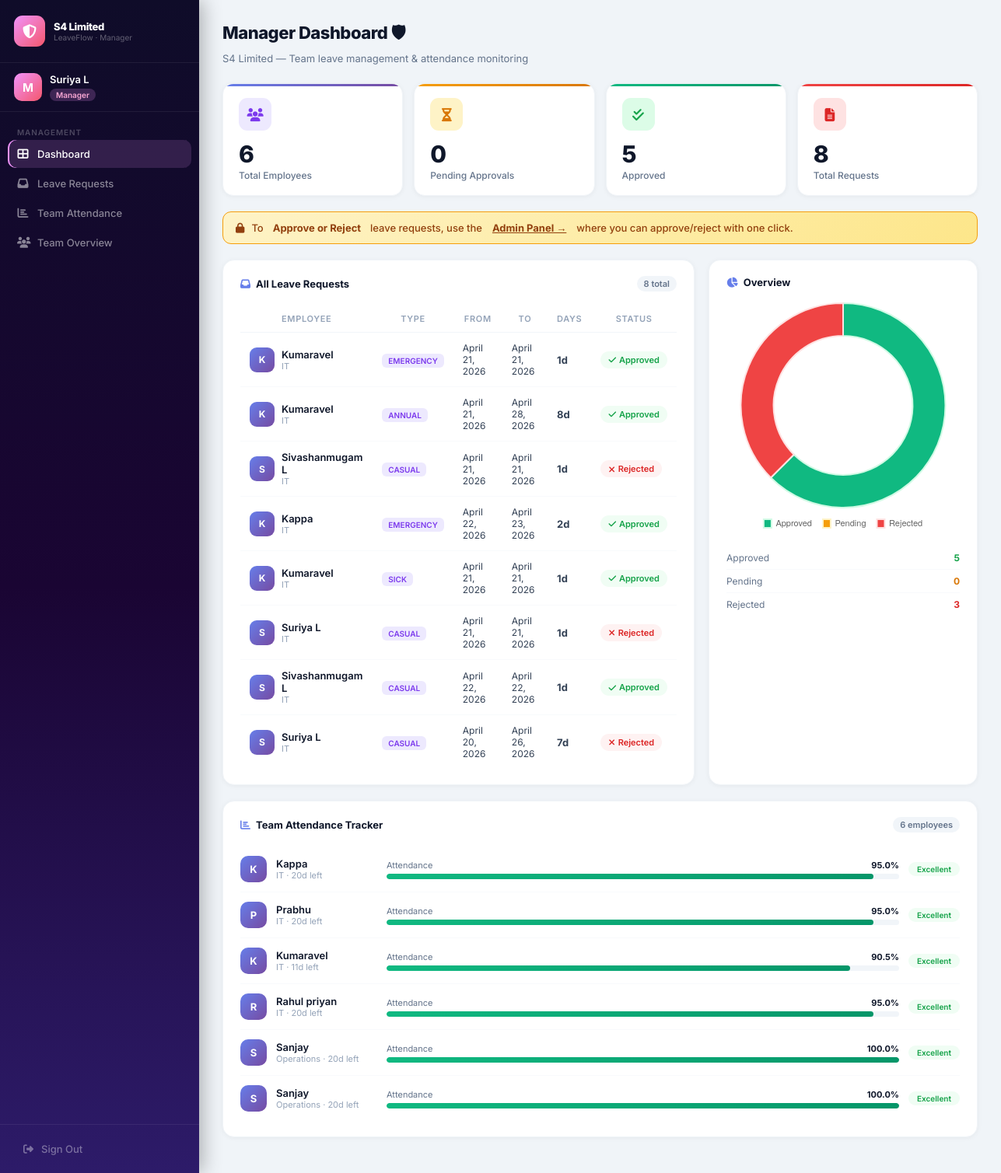
/manager/ (signed in), run on the app's committed database.
### employees/models.py (models this page shows, shortened)
class Employee(models.Model):
    ROLE_CHOICES  = [('EMPLOYEE','Employee'),('MANAGER','Manager')]
    DEPT_CHOICES  = [('IT','IT'),('HR','HR'),('Finance','Finance'),
                     ('Operations','Operations'),('Marketing','Marketing')]
    name               = models.CharField(max_length=100)
    email              = models.EmailField(unique=True)
    password           = models.CharField(max_length=100)
    role               = models.CharField(max_length=10, choices=ROLE_CHOICES)
    department         = models.CharField(max_length=20, choices=DEPT_CHOICES, default='IT')
    attendance_percent = models.FloatField(default=95.0)
    leave_balance      = models.IntegerField(default=20)
    joined_date        = models.DateField(null=True, blank=True)

class LeaveRequest(models.Model):
    STATUS_CHOICES = [('PENDING','Pending'),('APPROVED','Approved'),('REJECTED','Rejected')]
    LEAVE_TYPES    = [('SICK','Sick Leave'),('CASUAL','Casual Leave'),
                      ('ANNUAL','Annual Leave'),('EMERGENCY','Emergency')]
    employee   = models.ForeignKey(Employee, on_delete=models.CASCADE)
    leave_type = models.CharField(max_length=15, choices=LEAVE_TYPES, default='CASUAL')
    start_date = models.DateField()
    end_date   = models.DateField()
    reason     = models.TextField()
    status     = models.CharField(max_length=10, choices=STATUS_CHOICES, default='PENDING')
    applied_on = models.DateField(null=True, blank=True, auto_now_add=True)
    def days(self):
        return (self.end_date - self.start_date).days + 1

### employees/views.py (the view)
# urls.py: path('manager/',                      views.manager_dashboard,  name='manager_dashboard'),
def manager_dashboard(request):
    if request.session.get('role') != 'MANAGER':
        return redirect('login')
    leaves         = LeaveRequest.objects.all().select_related('employee').order_by('-id')
    employees      = Employee.objects.filter(role='EMPLOYEE')
    pending_count  = leaves.filter(status='PENDING').count()
    approved_count = leaves.filter(status='APPROVED').count()
    rejected_count = leaves.filter(status='REJECTED').count()
    return render(request, 'manager_dashboard.html', {
        'leaves': leaves, 'employees': employees,
        'pending_count': pending_count,
        'approved_count': approved_count,
        'rejected_count': rejected_count,
        'total_leaves': leaves.count(),
        'total_emp': employees.count(),
        'name': request.session.get('name'),
    })

### employees/templates/manager_dashboard.html (shortened to what this page needs)
<!DOCTYPE html>
<html lang="en">
<head>
<link href="https://cdnjs.cloudflare.com/ajax/libs/font-awesome/6.4.0/css/all.min.css" rel="stylesheet">
</head>
<body>
<div class="sb">
  <div class="sb-hd">
    <div class="sb-logo"><i class="fas fa-shield-alt"></i></div>
    <div><div class="sb-co">S4 Limited</div><div class="sb-tag">LeaveFlow &middot; Manager</div></div>
  </div>
  <div class="sb-user">
    <div class="sb-av">M</div>
    <div><div class="sb-un">{{ name }}</div><div class="sb-badge">Manager</div></div>
  </div>
  <div class="sb-nav">
    <div class="sb-lbl">Management</div>
    <a href="{% url 'manager_dashboard' %}" class="sb-a on"><i class="fas fa-th-large"></i>Dashboard</a>
    <a href="#requests"    class="sb-a"><i class="fas fa-inbox"></i>Leave Requests
      {% if pending_count > 0 %}<span class="pend-pill">{{ pending_count }}</span>{% endif %}</a>
    <a href="#attendance"  class="sb-a"><i class="fas fa-chart-bar"></i>Team Attendance</a>
    <a href="#team"        class="sb-a"><i class="fas fa-users"></i>Team Overview</a>
  </div>
  <div class="sb-ft"><a href="{% url 'logout' %}" class="sb-out"><i class="fas fa-sign-out-alt"></i>Sign Out</a></div>
</div>
<div class="main">
  <div class="topbar">
    <div>
      <div class="pg-title">Manager Dashboard &#128737;</div>
      <div class="pg-sub">S4 Limited &mdash; Team leave management &amp; attendance monitoring</div>
    </div>
  </div>
  <div class="kpis">
    <div class="kpi k1"><div class="kpi-ic ki1"><i class="fas fa-users"></i></div>
      <div class="kpi-v">{{ total_emp }}</div><div class="kpi-l">Total Employees</div></div>
    <div class="kpi k3"><div class="kpi-ic ki3"><i class="fas fa-hourglass-half"></i></div>
      <div class="kpi-v">{{ pending_count }}</div><div class="kpi-l">Pending Approvals</div></div>
    <div class="kpi k2"><div class="kpi-ic ki2"><i class="fas fa-check-double"></i></div>
      <div class="kpi-v">{{ approved_count }}</div><div class="kpi-l">Approved</div></div>
    <div class="kpi k4"><div class="kpi-ic ki4"><i class="fas fa-file-alt"></i></div>
      <div class="kpi-v">{{ total_leaves }}</div><div class="kpi-l">Total Requests</div></div>
  </div>
  <div class="admin-notice">
    <i class="fas fa-lock"></i>
    To <strong style="margin:0 3px">Approve or Reject</strong> leave requests, use the
    <a href="/admin/employees/leaverequest/" style="color:#92400e;font-weight:700;margin:0 4px">Admin Panel &rarr;</a>
    where you can approve/reject with one click.
  </div>
  <div class="two-grid" id="requests">
    <div class="card" style="margin-bottom:0">
      <div class="card-hd">
        <div class="card-title"><i class="fas fa-inbox"></i>All Leave Requests</div>
        {% if pending_count > 0 %}<span style="background:#fffbeb;color:#d97706;font-size:11px;padding:3px 9px;border-radius:20px;font-weight:600">{{ pending_count }} pending</span>
        {% else %}<span class="cnt">{{ total_leaves }} total</span>{% endif %}
      </div>
      <table>
        <thead><tr>
          <th class="th">Employee</th><th class="th">Type</th>
          <th class="th">From</th><th class="th">To</th>
          <th class="th">Days</th><th class="th">Status</th>
        </tr></thead>
        <tbody>
        {% for leave in leaves %}
        <tr>
          <td class="td">
            <div class="emp-cell">
              <div class="emp-av">{{ leave.employee.name|first }}</div>
              <div><div class="emp-nm">{{ leave.employee.name }}</div><div class="emp-dep">{{ leave.employee.department }}</div></div>
            </div>
          </td>
          <td class="td"><span class="lt">{{ leave.leave_type }}</span></td>
          <td class="td" style="font-size:12px">{{ leave.start_date }}</td>
          <td class="td" style="font-size:12px">{{ leave.end_date }}</td>
          <td class="td"><strong>{{ leave.days }}d</strong></td>
          <td class="td">
            {% if leave.status == 'APPROVED' %}<span class="st st-a"><i class="fas fa-check"></i>Approved</span>
            {% elif leave.status == 'REJECTED' %}<span class="st st-r"><i class="fas fa-times"></i>Rejected</span>
            {% else %}<span class="st st-p"><i class="fas fa-clock"></i>Pending</span>{% endif %}
          </td>
        </tr>
        {% empty %}
        <tr><td colspan="6"><div class="empty"><i class="fas fa-inbox"></i>No requests found.</div></td></tr>
        {% endfor %}
        </tbody>
      </table>
    </div>
    <div class="card" style="margin-bottom:0">
      <div class="card-hd"><div class="card-title"><i class="fas fa-chart-pie"></i>Overview</div></div>
      <canvas id="donut" height="210"></canvas>
      <div style="margin-top:14px">
        <div style="display:flex;justify-content:space-between;padding:7px 0;border-bottom:1px solid #f8fafc;font-size:12px"><span style="color:#64748b">Approved</span><strong style="color:#16a34a">{{ approved_count }}</strong></div>
        <div style="display:flex;justify-content:space-between;padding:7px 0;border-bottom:1px solid #f8fafc;font-size:12px"><span style="color:#64748b">Pending</span><strong style="color:#d97706">{{ pending_count }}</strong></div>
        <div style="display:flex;justify-content:space-between;padding:7px 0;font-size:12px"><span style="color:#64748b">Rejected</span><strong style="color:#dc2626">{{ rejected_count }}</strong></div>
      </div>
    </div>
  </div>
  <div class="card" id="attendance" style="margin-top:20px">
    <div class="card-hd">
      <div class="card-title"><i class="fas fa-chart-bar"></i>Team Attendance Tracker</div>
      <span class="cnt">{{ total_emp }} employees</span>
    </div>
    {% for emp in employees %}
    <div class="att-row">
      <div class="att-av">{{ emp.name|first }}</div>
      <div class="att-info"><div class="att-nm">{{ emp.name }}</div><div class="att-dp">{{ emp.department }} &middot; {{ emp.leave_balance }}d left</div></div>
      <div class="att-bw">
        <div class="att-bt"><span style="color:#64748b">Attendance</span><span style="font-weight:700;color:#0f172a">{{ emp.attendance_percent }}%</span></div>
        <div class="att-bar"><div class="att-fill {% if emp.attendance_percent >= 90 %}ag{% elif emp.attendance_percent >= 75 %}ay{% else %}ar{% endif %}" style="width:{{ emp.attendance_percent }}%"></div></div>
      </div>
      <div class="att-tag {% if emp.attendance_percent >= 90 %}tg{% elif emp.attendance_percent >= 75 %}ty{% else %}tr{% endif %}">
        {% if emp.attendance_percent >= 90 %}Excellent{% elif emp.attendance_percent >= 75 %}Average{% else %}Poor{% endif %}
      </div>
    </div>
    {% empty %}
    <div class="empty"><i class="fas fa-users"></i>No employees found.</div>
    {% endfor %}
  </div>
</div>
<script>
new Chart(document.getElementById('donut'),{
  type:'doughnut',
  data:{labels:['Approved','Pending','Rejected'],
    datasets:[{data:[{{ approved_count }},{{ pending_count }},{{ rejected_count }}],
      backgroundColor:['#10b981','#f59e0b','#ef4444'],
      borderColor:['#d1fae5','#fef3c7','#fee2e2'],borderWidth:2,hoverOffset:6}]},
  options:{responsive:true,plugins:{legend:{position:'bottom',labels:{padding:14,font:{size:11},boxWidth:10}}},cutout:'68%'}
});
</script>
</body>
</html>

### data on the page
Employee: name "Suriya L"
LeaveRequest: employee.name|first "K", employee.name "Kumaravel", employee.department "IT", leave_type "EMERGENCY", start_date "April 21, 2026", end_date "April 21, 2026", days "1", status "APPROVED" (drawn)
LeaveRequest: employee.name|first "K", employee.name "Kumaravel", employee.department "IT", leave_type "ANNUAL", start_date "April 21, 2026", end_date "April 28, 2026", days "8", status "APPROVED" (drawn)
LeaveRequest: employee.name|first "S", employee.name "Sivashanmugam L", employee.department "IT", leave_type "CASUAL", start_date "April 21, 2026", end_date "April 21, 2026", days "1", status "REJECTED" (drawn)
LeaveRequest: employee.name|first "K", employee.name "Kappa", employee.department "IT", leave_type "EMERGENCY", start_date "April 22, 2026", end_date "April 23, 2026", days "2", status "APPROVED" (drawn)
LeaveRequest: employee.name|first "K", employee.name "Kumaravel", employee.department "IT", leave_type "SICK", start_date "April 21, 2026", end_date "April 21, 2026", days "1", status "APPROVED" (drawn)
LeaveRequest: employee.name|first "S", employee.name "Suriya L", employee.department "IT", leave_type "CASUAL", start_date "April 21, 2026", end_date "April 21, 2026", days "1", status "REJECTED" (drawn)
LeaveRequest: employee.name|first "S", employee.name "Sivashanmugam L", employee.department "IT", leave_type "CASUAL", start_date "April 22, 2026", end_date "April 22, 2026", days "1", status "APPROVED" (drawn)
LeaveRequest: employee.name|first "S", employee.name "Suriya L", employee.department "IT", leave_type "CASUAL", start_date "April 20, 2026", end_date "April 26, 2026", days "7", status "REJECTED" (drawn)
Employee: name|first "K", name "Kappa", department "IT", leave_balance "20", attendance_percent "95.0", shows "Excellent"
Employee: name|first "P", name "Prabhu", department "IT", leave_balance "20", attendance_percent "95.0", shows "Excellent"
Employee: name|first "K", name "Kumaravel", department "IT", leave_balance "11", attendance_percent "90.5", shows "Excellent"
Employee: name|first "R", name "Rahul priyan", department "IT", leave_balance "20", attendance_percent "95.0", shows "Excellent"
Employee: name|first "S", name "Sanjay", department "Operations", leave_balance "20", attendance_percent "100.0", shows "Excellent"
Employee: name|first "S", name "Sanjay", department "Operations", leave_balance "20", attendance_percent "100.0", shows "Excellent"

### other printed values
{{ total_emp }} "6"
{{ pending_count }} "0"
{{ approved_count }} "5"
{{ total_leaves }} "8"
{{ rejected_count }} "3"
chart data {{ approved_count }} 5
chart data {{ pending_count }} 0
chart data {{ rejected_count }} 3
